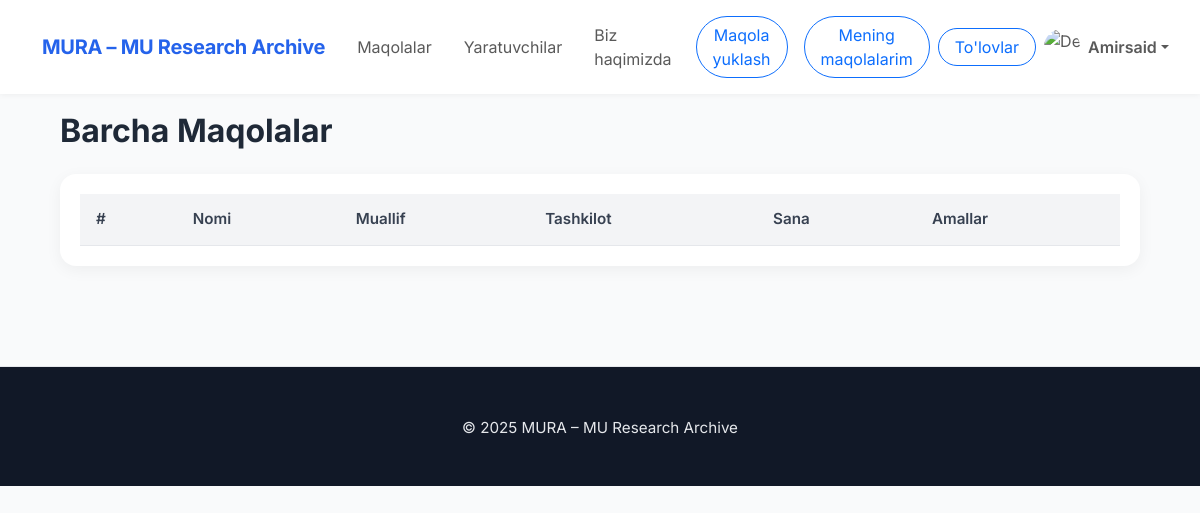
The page /admin-waitlist/ (signed in) on the database as committed earlier.
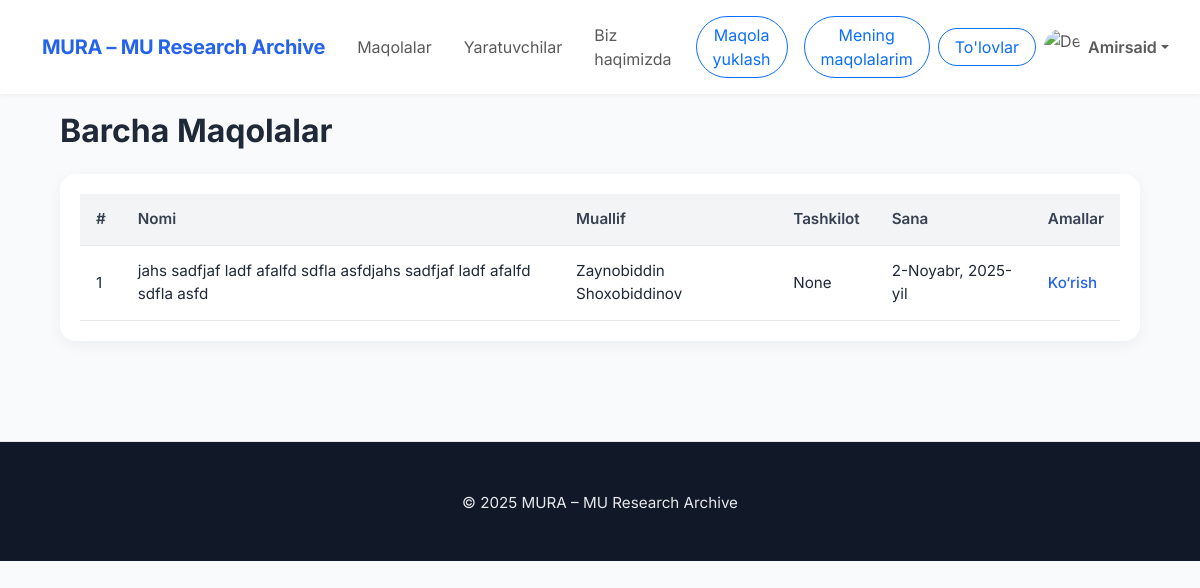
The same page on the database as committed later.
### main/models.py (models this page shows, shortened)
class Paper(models.Model):
    STATUS_CHOICES = [
        (1, 'draft'),
        (2, 'on_process'),
        (3, 'declined'),
        (4, 'accepted'),
        (5, 'payment_process'),
        (6, 'blocked')
    ]
    owner = models.ForeignKey(CustomUser, on_delete=models.CASCADE)
    category = models.ForeignKey('Category', on_delete=models.SET_NULL, null=True)
    title = models.CharField(
        max_length=100,
        validators=[MinLengthValidator(1)],
        help_text="Sarlavha 1–100 belgidan iborat bo‘lishi kerak."
    )
    abstract = models.TextField(
        max_length=2000,
        validators=[MinLengthValidator(100)],
        help_text="Umumiy fikr 100–2000 belgidan iborat bo‘lishi kerak."
    )
    intro = models.TextField(
        max_length=2000,
        validators=[MinLengthValidator(100)],
        help_text="Kirish qismi 100-2000 ta belgidan iborat bo‘lishi kerak."
    )
    file = models.FileField(upload_to='pdfs/')
    status = models.IntegerField(
        choices=STATUS_CHOICES,
        default=1,
        help_text="Maqolaning joriy holatini tanlang."
    )
    published_at = models.DateField(auto_now=True)
    keywords = models.CharField(
        max_length=100,
        validators=[MinLengthValidator(10)],
        help_text="Kalit so‘zlar 10–300 belgidan iborat bo‘lishi kerak."
    )
    pages = models.IntegerField(
        null=True,
        blank=True,
    )
    organization = models.CharField(
        max_length=120,
        validators=[MinLengthValidator(1)],
        null=True,
        blank=True,
        help_text="Tashkilot nomi 1–120 belgidan iborat bo‘lishi kerak."
    )
    paid_at = models.DateTimeField(null=True, blank=True)
    reject_count = models.IntegerField(default=0)
    citations = models.TextField(null=True,
                                 blank=True,
                                 max_length=2000,
                                 validators=[MinLengthValidator(100)],
                                 help_text="Foydalanilgan adabiyotlar 100–2000 belgidan iborat bo`lsin."
                                 )
    certificate = models.FileField(null=True, blank=True)

class CustomUser(AbstractUser):
    avatar = models.ImageField(upload_to='avatars/', null=True, blank=True)
    status = models.IntegerField(default=0)

### main/views.py (the view)
# urls.py: path('admin-waitlist/', admin_waitlist, name='admin_waitlist'),
@login_required(login_url='login')
def admin_waitlist(request):
    if not request.user.is_superuser:
        return redirect('main')
    papers = models.Paper.objects.filter(
        payment__status=2,
        status=2
    ).distinct()
    return render(request, 'admin-waitlist.html', {'papers': papers})

### templates/admin-waitlist.html
{% extends "base.html" %}
{% load static %}
{% block style %}
    <link rel="stylesheet" href="{% static 'main/css/admin-waitlist.css' %}">
    <link rel="stylesheet" href="{% static 'main/css/upload.css' %}">
{% endblock %}
{% block content %}
    <main>
        <h2>Barcha Maqolalar</h2>
        <div class="table-container">
            <table>
                <thead>
                <tr>
                    <th>#</th>
                    <th>Nomi</th>
                    <th>Muallif</th>
                    <th>Tashkilot</th>
                    <th>Sana</th>
                    <th>Amallar</th>
                </tr>
                </thead>
                <tbody>
                {% for paper in papers %}
                    <tr>
                        <td>{{ forloop.counter }}</td>
                        <td>{{ paper.title }}</td>
                        <td>{{ paper.owner.first_name }} {{ paper.owner.last_name }}</td>
                        <td>{{ paper.organization }}</td>
                        <td>{{ paper.published_at }}</td>
                        <td class="actions"><a href="{% url 'admin_paper_detail' paper.id %}">Ko‘rish</a></td>
                    </tr>
                {% endfor %}
                </tbody>
            </table>
        </div>
    </main>
{% endblock %}

Rows that differ between the two databases and show on the page:
now on this page (row edited): Paper: title "jahs sadfjaf ladf afalfd sdfla asfdjahs sadfjaf ladf afalfd sdfla asfd", owner.first_name "Zaynobiddin", owner.last_name "Shoxobiddinov", organization "None", published_at "2-Noyabr, 2025-yil"
